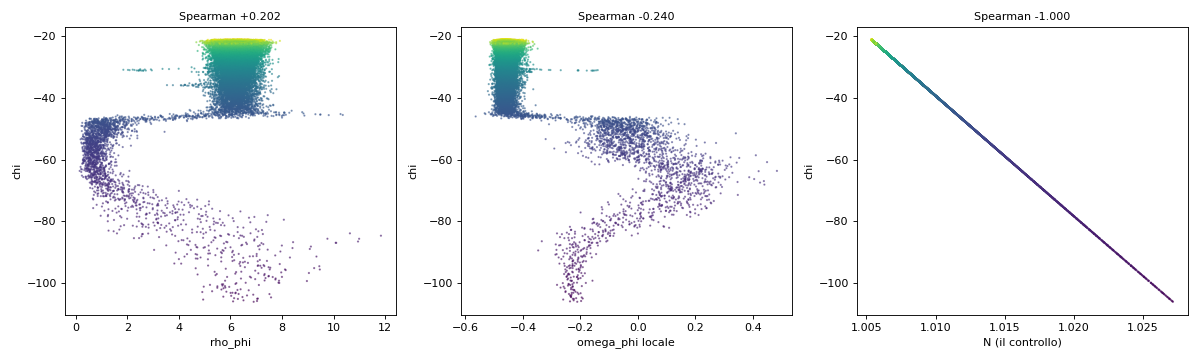

The script that saved this image:
# -*- coding: utf-8 -*-
r"""**[M2048] IL LAPSE LO PORTA GIA' phi? chi CONTRO rho_phi E CONTRO L'OROLOGIO LOCALE DEL VUOTO** *(DECISIONE DI LUCA, 2026-11-26 20:48, dalla posta; la carta `doc/CARTA_fondo_giusto.md`, sez. `3-duodevicies`; una lettura, un tick)*. [[PROGETTO-MITOSI]]

    E:\python\py3132\python.exe doc/referti_l2/chi_contro_phi.py noto > doc/referti_l2/chi_contro_phi_noto.txt
    E:\python\py3132\python.exe doc/referti_l2/chi_contro_phi.py lettura > doc/referti_l2/chi_contro_phi.txt      (e chi_contro_phi.png)

**Lo stato:** `M0414/puntofisso_accoppiato/giro_3/partenza_giro_4.npz` *(chi, `pi = 0`, i campi)*. **Un tick** di `tick_chi_v2` *(kappa acceso, i parametri del giro 1 di [M0137], la forma `L-1`: la macchina di `fondo_puntofisso_chi_v2`)*. **Per nodo:** `rho_phi = somma |phi_h|^2`; **`omega_phi` locale** `= -arg somma conj(phi_h(k)) phi_h(k+1)` sulle mezze-spighe del nodo *(il prodotto in reali)*; chi; `N = exp(-kappa chi)`. **Le tre coppie** `(chi, rho_phi)`, `(chi, omega_phi)`, `(chi, N)`: Pearson e Spearman su tutti i nodi e per anello dal baricentro di `rho_psi`; la mediana di chi per decile dell'osservabile. **S3:** «phi lo porta» se `|Spearman| > 0.9` su tutti i nodi E la mediana per decile monotona.
"""
import argparse
import math
import os
import sys

import numpy as np

_QUI = os.path.dirname(os.path.abspath(__file__))
if _QUI not in sys.path:
    sys.path.insert(0, _QUI)
import fondo_puntofisso_chi_v2 as FPC2  # noqa: E402

FPC = FPC2.FPC
D, F1, PF, CT = FPC.D, FPC.F1, FPC.PF, FPC.CT
STATO = os.path.join(FPC2.DIR, "giro_3", "partenza_giro_4.npz")
ANELLI = ((0.0, 8.0), (8.0, 16.0), (16.0, 32.0), (32.0, 45.0), (45.0, 90.0))


def z_nodo(a, b, nodo, n):
    """### `somma conj(a) b` per nodo, col prodotto in reali."""
    ar, ai, br, bi = a.real, a.imag, b.real, b.imag
    return np.bincount(nodo, weights=ar * br + ai * bi, minlength=n) + 1j * np.bincount(nodo, weights=ar * bi - ai * br, minlength=n)


def un_tick(f, ticks=1):
    """### `(phi_prima, phi_dopo, X, Z-dati)`: `ticks` tick di `tick_chi_v2` dallo stato `f`, chi e `pi` dal file."""
    P = FPC.parametri_giro1()
    with D.GD.TC.scena() as Z:
        mot = Z["mot"]
        Lp = CT.Laplaciano(mot)
        F1.OGGETTO = f
        C, info = D.costruisci(Z, 1, campi_stato=True)
        with np.load(f) as z:
            X = {"chi": z["chi"].copy(), "pi": z["pi"].copy(), "theta_a": z["theta_a"].copy()}
        phi0, psi0, chi0 = Z["st"]["phi_h"].copy(), Z["st"]["psi_h"].copy(), X["chi"].copy()
        D.ciclo(Z, C, P, Lp, X, ticks, lambda kk, prima: None)
        out = dict(phi0=phi0, phi1=Z["st"]["phi_h"].copy(), psi0=psi0, psi1=Z["st"]["psi_h"].copy(), chi0=chi0,
                   nodo=np.asarray(mot.inc.nodo), n=Z["n"], L=Z["L"], m1=np.asarray(Z["m1"]), m2=np.asarray(Z["m2"]), P=P)
        Z["metti"]()
    return out


def spearman(a, b):
    from scipy.stats import spearmanr
    return float(spearmanr(a, b).statistic)


def decili(x, chi):
    q = np.quantile(x, np.linspace(0, 1, 11))
    med = []
    for i in range(10):
        m = (x >= q[i]) & ((x < q[i + 1]) if i < 9 else (x <= q[i + 1]))
        med.append(float(np.median(chi[m])) if m.any() else float("nan"))
    dm = np.diff(med)
    return med, bool(np.all(dm > 0) or np.all(dm < 0))


def noto():
    D.avvia()
    import _presidio
    _presidio.avvia(os.path.join(_QUI, "fondo_puntofisso_chi_v2.py"))
    _presidio.avvia(__file__)
    print("=" * 130)
    print("[M2048] I CASI NOTI (la carta sez. 3-duodevicies)")
    print("=" * 130)
    OK = {}

    def esito(che, ok, nota=""):
        OK[che] = bool(ok)
        print("  DEVE: %-100s %s %s" % (che, "PASSA" if ok else "### FALLISCE", nota))
        sys.stdout.flush()
    # ### (K1) il vuoto fresco: nessun oggetto, chi 0, un tick
    P = FPC.parametri_giro1()
    with D.GD.TC.scena() as Z:
        from solitone import porto as PO
        mot = Z["mot"]
        n = Z["n"]
        nodo = np.asarray(mot.inc.nodo)
        Lp = CT.Laplaciano(mot)
        F1.OGGETTO = STATO
        C, info = D.costruisci(Z, 1, campi_stato=True)
        Z["st"]["psi_h"][...] = 0.0
        Z["st"]["phi_h"][...] = np.asarray(Z["phi_v"])
        MT = D.GD.TC.moduli()[0]
        C = PO.campi(Z, MT.rho_c_assoluto(), MT.PB.E_DECISO)
        X = CT.nuovo_X(n, mot.inc.m)
        p0 = Z["st"]["phi_h"].copy()
        D.ciclo(Z, C, P, Lp, X, 1, lambda kk, prima: None)
        p1 = Z["st"]["phi_h"].copy()
        Z["metti"]()
    om = -np.angle(z_nodo(p0, p1, nodo, n))
    og = float(-np.angle(np.vdot(p0, p1)))
    rho = np.bincount(nodo, weights=np.abs(p0) ** 2, minlength=n)
    esito("(K1) il vuoto fresco, un tick: omega_phi locale = omega_phi globale entro 1e-9 su tutti i nodi", float(np.max(np.abs(om - og))) < 1e-9, "omega globale %+.12f, max |d| %.2e" % (og, float(np.max(np.abs(om - og)))))
    esito("(K1) rho_phi del vuoto fresco uniforme entro 1e-9", float(rho.max() - rho.min()) < 1e-9, "da %.12f a %.12f" % (rho.min(), rho.max()))
    # ### (K2)
    with np.load(STATO) as z:
        chi = z["chi"].copy()
    s = spearman(chi, np.exp(-P.kappa * chi))
    esito("(K2) Spearman(chi, N = exp(-kappa chi)) = -1 esatto", s == -1.0, "%r" % s)
    # ### (K3) l'equivalente dichiarato: 250 tick dalla partenza del giro 3 = lo stato a k 250 del giro 3 AL BIT
    import gravita_due_corpi_misure as GM
    out = un_tick(os.path.join(FPC2.DIR, "giro_2", "partenza_giro_3.npz"), 250)
    Xg, _m = GM.leggi(os.path.join(FPC2.DIR, "giro_3", "stato_000250.npz"))
    esito("(K3, l'equivalente) 250 tick dalla partenza del giro 3 = giro_3/stato_000250 AL BIT (psi_h, phi_h)", np.array_equal(out["psi1"], Xg["psi_h"]) and np.array_equal(out["phi1"], Xg["phi_h"]),
          "max |d psi| %.2e" % float(np.max(np.abs(out["psi1"] - Xg["psi_h"]))))
    fall = [k for k, v in OK.items() if not v]
    print("### %d DEVE: %d PASSANO, %d FALLISCONO %s" % (len(OK), len(OK) - len(fall), len(fall), fall))
    print("=" * 130)
    return 0 if not fall else 1


def lettura():
    D.avvia()
    import _presidio
    from solitone import toro as TO
    _presidio.avvia(os.path.join(_QUI, "fondo_puntofisso_chi_v2.py"))
    _presidio.avvia(__file__)
    PF.controlla(STATO)
    print("=" * 130)
    print("[M2048] chi CONTRO phi SULLO STATO DEL GIRO 3 (la carta sez. 3-duodevicies): %s" % STATO)
    print("=" * 130)
    o = un_tick(STATO, 1)
    nodo, n, L = o["nodo"], o["n"], o["L"]
    rho = np.bincount(nodo, weights=np.abs(o["phi0"]) ** 2, minlength=n)
    om = -np.angle(z_nodo(o["phi0"], o["phi1"], nodo, n))
    chi = o["chi0"]
    N = np.exp(-o["P"].kappa * chi)
    rpsi = np.bincount(nodo, weights=np.sum(np.abs(o["psi0"]) ** 2, axis=1), minlength=n)
    b = TO.centro(rpsi, o["m1"], o["m2"], L)[:2]
    d = np.hypot(*np.asarray(TO.scarti(o["m1"], o["m2"], b[0], b[1], L))[:, :2].T)
    print("  %d nodi; il centro %s; kappa %.6e; omega_phi globale %+.9f" % (n, ["%.3f" % x for x in b], o["P"].kappa, float(-np.angle(np.vdot(o["phi0"], o["phi1"])))))
    cand = (("rho_phi", rho), ("omega_phi locale", om), ("N (il controllo)", N))
    tot = {}
    for nome, x in cand:
        pe = float(np.corrcoef(chi, x)[0, 1])
        sp = spearman(chi, x)
        med, mono = decili(x, chi)
        tot[nome] = (sp, mono)
        print("-" * 130)
        print("  (chi, %s), tutti i %d nodi: Pearson %+.4f, Spearman %+.4f; la mediana di chi per decile: %s; monotona: %s" % (nome, n, pe, sp, " ".join("%+.2f" % v for v in med), "SI'" if mono else "NO"))
        for lo, hi in ANELLI:
            m = (d >= lo) & (d < hi)
            print("    [%2.0f, %2.0f) (%5d nodi): Pearson %+.4f, Spearman %+.4f" % (lo, hi, int(m.sum()), float(np.corrcoef(chi[m], x[m])[0, 1]), spearman(chi[m], x[m])))
    print("-" * 130)
    pas = [k for k in ("rho_phi", "omega_phi locale") if abs(tot[k][0]) > 0.9 and tot[k][1]]
    if pas:
        vince = max(pas, key=lambda k: abs(tot[k][0]))
        print("### S3: phi LO PORTA, col candidato %s (|Spearman| %.4f, la mediana monotona)%s" % (vince, abs(tot[vince][0]), "; passano entrambi" if len(pas) == 2 else ""))
    else:
        print("### S3: phi NON LO PORTA (|Spearman| rho_phi %.4f, omega_phi %.4f; monotone %s, %s)" % (abs(tot["rho_phi"][0]), abs(tot["omega_phi locale"][0]), tot["rho_phi"][1], tot["omega_phi locale"][1]))
    sr = tot["rho_phi"][0]
    print("### S4, il segno: Spearman(chi, rho_phi) %+.4f: %s" % (sr, "chi cresce dove rho_phi cresce" if sr > 0 else "chi cresce dove rho_phi cala: N = exp(-kappa chi) cala dove il vuoto manca (il tempo e' lento dove il vuoto manca)"))
    import matplotlib
    matplotlib.use("Agg")
    import matplotlib.pyplot as plt
    fig, ax = plt.subplots(1, 3, figsize=(15, 4.5), dpi=80)
    for a, (nome, x) in zip(ax, cand):
        a.scatter(x, chi, s=1, c=d, cmap="viridis", alpha=0.5)
        a.set_xlabel(nome)
        a.set_ylabel("chi")
        a.set_title("Spearman %+.3f" % tot[nome][0], fontsize=10)
    fig.tight_layout()
    fo = os.path.join(_QUI, "chi_contro_phi.png")
    fig.savefig(fo)
    print("### l'immagine: %s (il colore e' la distanza dal centro)" % fo)
    print("=" * 130)
    return 0


def main(argv):
    ap = argparse.ArgumentParser()
    ap.add_argument("cosa", choices=("noto", "lettura"))
    a = ap.parse_args(argv)
    return {"noto": noto, "lettura": lettura}[a.cosa]()


if __name__ == "__main__":
    sys.exit(main(sys.argv[1:]))
